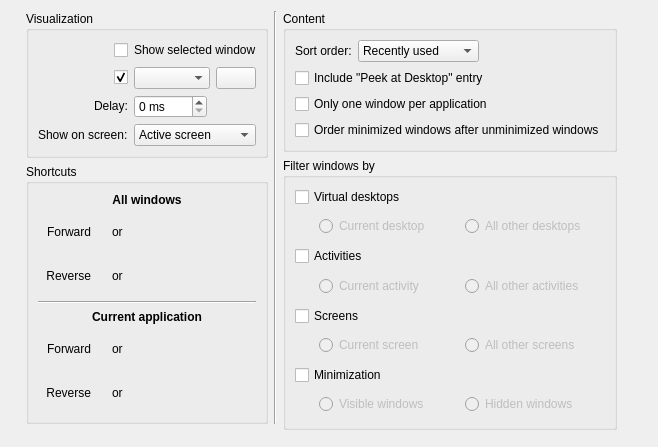
<?xml version="1.0" encoding="UTF-8"?>
<ui version="4.0">
 <class>KWinTabBoxConfigForm</class>
 <widget class="QWidget" name="KWinTabBoxConfigForm">
  <property name="geometry">
   <rect>
    <x>0</x>
    <y>0</y>
    <width>658</width>
    <height>418</height>
   </rect>
  </property>
  <layout class="QHBoxLayout" name="horizontalLayout_2" stretch="1,1,2">
   <item>
    <spacer name="horizontalSpacer_2">
     <property name="orientation">
      <enum>Qt::Horizontal</enum>
     </property>
     <property name="sizeHint" stdset="0">
      <size>
       <width>40</width>
       <height>20</height>
      </size>
     </property>
    </spacer>
   </item>
   <item>
    <layout class="QGridLayout" name="gridLayout_5">
     <item row="0" column="2">
      <widget class="QGroupBox" name="groupBox_3">
       <property name="title">
        <string>Content</string>
       </property>
       <property name="flat">
        <bool>true</bool>
       </property>
       <layout class="QGridLayout" name="gridLayout_2">
        <item row="1" column="0" rowspan="2" colspan="3">
         <widget class="QCheckBox" name="showDesktop">
          <property name="text">
           <string>Include &quot;Peek at Desktop&quot; entry</string>
          </property>
         </widget>
        </item>
        <item row="0" column="1">
         <widget class="QComboBox" name="switchingModeCombo">
          <property name="sizePolicy">
           <sizepolicy hsizetype="MinimumExpanding" vsizetype="Fixed">
            <horstretch>0</horstretch>
            <verstretch>0</verstretch>
           </sizepolicy>
          </property>
          <item>
           <property name="text">
            <string>Recently used</string>
           </property>
          </item>
          <item>
           <property name="text">
            <string>Stacking order</string>
           </property>
          </item>
         </widget>
        </item>
        <item row="3" column="0" colspan="3">
         <widget class="QCheckBox" name="oneAppWindow">
          <property name="text">
           <string>Only one window per application</string>
          </property>
          <property name="checked">
           <bool>false</bool>
          </property>
         </widget>
        </item>
        <item row="4" column="0" colspan="3">
         <widget class="QCheckBox" name="orderMinimized">
          <property name="text">
           <string>Order minimized windows after unminimized windows</string>
          </property>
          <property name="checked">
           <bool>false</bool>
          </property>
         </widget>
        </item>
        <item row="0" column="0">
         <widget class="QLabel" name="label_8">
          <property name="text">
           <string>Sort order:</string>
          </property>
          <property name="buddy">
           <cstring>switchingModeCombo</cstring>
          </property>
         </widget>
        </item>
        <item row="0" column="2">
         <spacer name="horizontalSpacer_4">
          <property name="orientation">
           <enum>Qt::Horizontal</enum>
          </property>
          <property name="sizeHint" stdset="0">
           <size>
            <width>40</width>
            <height>20</height>
           </size>
          </property>
         </spacer>
        </item>
       </layout>
      </widget>
     </item>
     <item row="1" column="2" rowspan="3">
      <widget class="QGroupBox" name="groupBox">
       <property name="title">
        <string>Filter windows by</string>
       </property>
       <property name="flat">
        <bool>true</bool>
       </property>
       <layout class="QVBoxLayout" name="verticalLayout">
        <item>
         <widget class="QCheckBox" name="filterDesktops">
          <property name="text">
           <string>Virtual desktops</string>
          </property>
          <property name="checked">
           <bool>false</bool>
          </property>
         </widget>
        </item>
        <item>
         <widget class="QWidget" name="desktopFilter" native="true">
          <property name="enabled">
           <bool>false</bool>
          </property>
          <layout class="QHBoxLayout" name="horizontalLayout_3">
           <property name="leftMargin">
            <number>0</number>
           </property>
           <property name="topMargin">
            <number>0</number>
           </property>
           <property name="rightMargin">
            <number>0</number>
           </property>
           <property name="bottomMargin">
            <number>0</number>
           </property>
           <item>
            <spacer name="horizontalSpacer_6">
             <property name="orientation">
              <enum>Qt::Horizontal</enum>
             </property>
             <property name="sizeType">
              <enum>QSizePolicy::Fixed</enum>
             </property>
             <property name="sizeHint" stdset="0">
              <size>
               <width>24</width>
               <height>20</height>
              </size>
             </property>
            </spacer>
           </item>
           <item>
            <widget class="QRadioButton" name="currentDesktop">
             <property name="text">
              <string>Current desktop</string>
             </property>
            </widget>
           </item>
           <item>
            <widget class="QRadioButton" name="otherDesktops">
             <property name="text">
              <string>All other desktops</string>
             </property>
            </widget>
           </item>
          </layout>
         </widget>
        </item>
        <item>
         <widget class="QCheckBox" name="filterActivities">
          <property name="text">
           <string>Activities</string>
          </property>
          <property name="checked">
           <bool>false</bool>
          </property>
         </widget>
        </item>
        <item>
         <widget class="QWidget" name="activityFilter" native="true">
          <property name="enabled">
           <bool>false</bool>
          </property>
          <layout class="QHBoxLayout" name="horizontalLayout_4">
           <property name="leftMargin">
            <number>0</number>
           </property>
           <property name="topMargin">
            <number>0</number>
           </property>
           <property name="rightMargin">
            <number>0</number>
           </property>
           <property name="bottomMargin">
            <number>0</number>
           </property>
           <item>
            <spacer name="horizontalSpacer_7">
             <property name="orientation">
              <enum>Qt::Horizontal</enum>
             </property>
             <property name="sizeType">
              <enum>QSizePolicy::Fixed</enum>
             </property>
             <property name="sizeHint" stdset="0">
              <size>
               <width>24</width>
               <height>20</height>
              </size>
             </property>
            </spacer>
           </item>
           <item>
            <widget class="QRadioButton" name="currentActivity">
             <property name="text">
              <string>Current activity</string>
             </property>
            </widget>
           </item>
           <item>
            <widget class="QRadioButton" name="otherActivities">
             <property name="text">
              <string>All other activities</string>
             </property>
            </widget>
           </item>
          </layout>
         </widget>
        </item>
        <item>
         <widget class="QCheckBox" name="filterScreens">
          <property name="text">
           <string>Screens</string>
          </property>
          <property name="checked">
           <bool>false</bool>
          </property>
         </widget>
        </item>
        <item>
         <widget class="QWidget" name="screenFilter" native="true">
          <property name="enabled">
           <bool>false</bool>
          </property>
          <layout class="QHBoxLayout" name="horizontalLayout_7">
           <property name="leftMargin">
            <number>0</number>
           </property>
           <property name="topMargin">
            <number>0</number>
           </property>
           <property name="rightMargin">
            <number>0</number>
           </property>
           <property name="bottomMargin">
            <number>0</number>
           </property>
           <item>
            <spacer name="horizontalSpacer_8">
             <property name="orientation">
              <enum>Qt::Horizontal</enum>
             </property>
             <property name="sizeType">
              <enum>QSizePolicy::Fixed</enum>
             </property>
             <property name="sizeHint" stdset="0">
              <size>
               <width>24</width>
               <height>20</height>
              </size>
             </property>
            </spacer>
           </item>
           <item>
            <widget class="QRadioButton" name="currentScreen">
             <property name="text">
              <string>Current screen</string>
             </property>
            </widget>
           </item>
           <item>
            <widget class="QRadioButton" name="otherScreens">
             <property name="text">
              <string>All other screens</string>
             </property>
            </widget>
           </item>
          </layout>
         </widget>
        </item>
        <item>
         <widget class="QCheckBox" name="filterMinimization">
          <property name="text">
           <string>Minimization</string>
          </property>
          <property name="checked">
           <bool>false</bool>
          </property>
         </widget>
        </item>
        <item>
         <widget class="QWidget" name="minimizationFilter" native="true">
          <property name="enabled">
           <bool>false</bool>
          </property>
          <layout class="QHBoxLayout" name="horizontalLayout_6">
           <property name="leftMargin">
            <number>0</number>
           </property>
           <property name="topMargin">
            <number>0</number>
           </property>
           <property name="rightMargin">
            <number>0</number>
           </property>
           <property name="bottomMargin">
            <number>0</number>
           </property>
           <item>
            <spacer name="horizontalSpacer_9">
             <property name="orientation">
              <enum>Qt::Horizontal</enum>
             </property>
             <property name="sizeType">
              <enum>QSizePolicy::Fixed</enum>
             </property>
             <property name="sizeHint" stdset="0">
              <size>
               <width>24</width>
               <height>20</height>
              </size>
             </property>
            </spacer>
           </item>
           <item>
            <widget class="QRadioButton" name="visibleWindows">
             <property name="text">
              <string>Visible windows</string>
             </property>
            </widget>
           </item>
           <item>
            <widget class="QRadioButton" name="hiddenWindows">
             <property name="text">
              <string>Hidden windows</string>
             </property>
            </widget>
           </item>
          </layout>
         </widget>
        </item>
       </layout>
      </widget>
     </item>
     <item row="3" column="0" rowspan="2">
      <spacer name="verticalSpacer">
       <property name="orientation">
        <enum>Qt::Vertical</enum>
       </property>
       <property name="sizeHint" stdset="0">
        <size>
         <width>20</width>
         <height>40</height>
        </size>
       </property>
      </spacer>
     </item>
     <item row="4" column="2">
      <spacer name="verticalSpacer_2">
       <property name="orientation">
        <enum>Qt::Vertical</enum>
       </property>
       <property name="sizeHint" stdset="0">
        <size>
         <width>20</width>
         <height>40</height>
        </size>
       </property>
      </spacer>
     </item>
     <item row="2" column="0">
      <widget class="QGroupBox" name="groupBox_4">
       <property name="title">
        <string>Shortcuts</string>
       </property>
       <property name="flat">
        <bool>true</bool>
       </property>
       <layout class="QGridLayout" name="gridLayout_4">
        <item row="1" column="0">
         <widget class="QLabel" name="label_3">
          <property name="text">
           <string>Forward</string>
          </property>
          <property name="alignment">
           <set>Qt::AlignRight|Qt::AlignTrailing|Qt::AlignVCenter</set>
          </property>
         </widget>
        </item>
        <item row="3" column="0" colspan="4">
         <widget class="Line" name="line">
          <property name="orientation">
           <enum>Qt::Horizontal</enum>
          </property>
         </widget>
        </item>
        <item row="0" column="0" colspan="4">
         <widget class="QLabel" name="label">
          <property name="font">
           <font>
            <weight>75</weight>
            <bold>true</bold>
           </font>
          </property>
          <property name="text">
           <string>All windows</string>
          </property>
          <property name="alignment">
           <set>Qt::AlignCenter</set>
          </property>
         </widget>
        </item>
        <item row="2" column="0">
         <widget class="QLabel" name="label_4">
          <property name="text">
           <string>Reverse</string>
          </property>
          <property name="alignment">
           <set>Qt::AlignRight|Qt::AlignTrailing|Qt::AlignVCenter</set>
          </property>
         </widget>
        </item>
        <item row="5" column="0">
         <widget class="QLabel" name="label_5">
          <property name="text">
           <string>Forward</string>
          </property>
          <property name="alignment">
           <set>Qt::AlignRight|Qt::AlignTrailing|Qt::AlignVCenter</set>
          </property>
         </widget>
        </item>
        <item row="6" column="0">
         <widget class="QLabel" name="label_6">
          <property name="text">
           <string>Reverse</string>
          </property>
          <property name="alignment">
           <set>Qt::AlignRight|Qt::AlignTrailing|Qt::AlignVCenter</set>
          </property>
         </widget>
        </item>
        <item row="6" column="1" colspan="3">
         <widget class="QWidget" name="scCurrentReverseContainer">
          <layout class="QHBoxLayout" name="scCurrentReverseLayout">
           <item>
            <widget class="KKeySequenceWidget" name="scCurrentReverse" native="true"/>
           </item>
           <item>
           <widget class="QLabel" name="scCurrentReverseOr">
            <property name="text">
             <string>or</string>
            </property>
           </widget>
           </item>
           <item>
            <widget class="KKeySequenceWidget" name="scCurrentReverseAlternate" native="true"/>
           </item>
           <item>
            <spacer name="scCurrentReverseSpacer">
             <property name="orientation">
              <enum>Qt::Horizontal</enum>
             </property>
             <property name="sizeHint" stdset="0">
              <size>
               <width>40</width>
               <height>20</height>
              </size>
             </property>
            </spacer>
           </item>
          </layout>
         </widget>
        </item>
        <item row="5" column="1" colspan="3">
         <widget class="QWidget" name="scCurrentContainer">
          <layout class="QHBoxLayout" name="scCurrentLayout">
           <item>
            <widget class="KKeySequenceWidget" name="scCurrent" native="true"/>
           </item>
           <item>
           <widget class="QLabel" name="scCurrentOr">
            <property name="text">
             <string>or</string>
            </property>
           </widget>
           </item>
           <item>
            <widget class="KKeySequenceWidget" name="scCurrentAlternate" native="true"/>
           </item>
           <item>
            <spacer name="scCurrentSpacer">
             <property name="orientation">
              <enum>Qt::Horizontal</enum>
             </property>
             <property name="sizeHint" stdset="0">
              <size>
               <width>40</width>
               <height>20</height>
              </size>
             </property>
            </spacer>
           </item>
          </layout>
         </widget>
        </item>
        <item row="4" column="0" colspan="4">
         <widget class="QLabel" name="label_2">
          <property name="font">
           <font>
            <weight>75</weight>
            <bold>true</bold>
           </font>
          </property>
          <property name="text">
           <string>Current application</string>
          </property>
          <property name="alignment">
           <set>Qt::AlignCenter</set>
          </property>
         </widget>
        </item>
        <item row="2" column="1" colspan="3">
         <widget class="QWidget" name="scAllReverseContainer">
          <layout class="QHBoxLayout" name="scAllReverseLayout">
           <item>
            <widget class="KKeySequenceWidget" name="scAllReverse" native="true"/>
           </item>
           <item>
           <widget class="QLabel" name="scAllReverseOr">
            <property name="text">
             <string>or</string>
            </property>
           </widget>
           </item>
           <item>
            <widget class="KKeySequenceWidget" name="scAllReverseAlternate" native="true"/>
           </item>
           <item>
            <spacer name="scAllReverseSpacer">
             <property name="orientation">
              <enum>Qt::Horizontal</enum>
             </property>
             <property name="sizeHint" stdset="0">
              <size>
               <width>40</width>
               <height>20</height>
              </size>
             </property>
            </spacer>
           </item>
          </layout>
         </widget>
        </item>
        <item row="1" column="1" colspan="3">
         <widget class="QWidget" name="scAllContainer">
          <layout class="QHBoxLayout" name="scAllLayout">
           <item>
            <widget class="KKeySequenceWidget" name="scAll" native="true"/>
           </item>
           <item>
           <widget class="QLabel" name="scAllOr">
            <property name="text">
             <string>or</string>
            </property>
           </widget>
           </item>
           <item>
            <widget class="KKeySequenceWidget" name="scAllAlternate" native="true"/>
           </item>
           <item>
            <spacer name="scAllSpacer">
             <property name="orientation">
              <enum>Qt::Horizontal</enum>
             </property>
             <property name="sizeHint" stdset="0">
              <size>
               <width>40</width>
               <height>20</height>
              </size>
             </property>
            </spacer>
           </item>
          </layout>
         </widget>
        </item>
       </layout>
      </widget>
     </item>
     <item row="0" column="0" rowspan="2">
      <widget class="QGroupBox" name="groupBox_2">
       <property name="title">
        <string>Visualization</string>
       </property>
       <property name="flat">
        <bool>true</bool>
       </property>
       <layout class="QGridLayout" name="gridLayout_3">
        <item row="0" column="0" alignment="Qt::AlignRight|Qt::AlignVCenter">
         <widget class="QCheckBox" name="kcfg_HighlightWindows">
          <property name="toolTip">
           <string>The currently selected window will be highlighted by fading out all other windows. This option requires desktop effects to be active.</string>
          </property>
          <property name="text">
           <string/>
          </property>
         </widget>
        </item>
        <item row="0" column="1" alignment="Qt::AlignLeft|Qt::AlignVCenter">
         <widget class="QLabel" name="label_HighlightWindows">
          <property name="text">
           <string>Show selected window</string>
          </property>
          <property name="buddy">
           <cstring>kcfg_HighlightWindows</cstring>
          </property>
         </widget>
        </item>
        <item row="1" column="0" alignment="Qt::AlignRight|Qt::AlignVCenter">
         <widget class="QCheckBox" name="kcfg_ShowTabBox">
          <property name="toolTip">
           <string>Enable the window list effect</string>
          </property>
          <property name="text">
           <string/>
          </property>
          <property name="checked">
           <bool>true</bool>
          </property>
         </widget>
        </item>
        <item row="1" column="1">
         <widget class="QWidget" name="widget_6" native="true">
          <layout class="QHBoxLayout" name="horizontalLayout">
           <property name="leftMargin">
            <number>0</number>
           </property>
           <property name="topMargin">
            <number>0</number>
           </property>
           <property name="rightMargin">
            <number>0</number>
           </property>
           <property name="bottomMargin">
            <number>0</number>
           </property>
           <item>
            <widget class="QComboBox" name="effectCombo">
             <property name="sizePolicy">
              <sizepolicy hsizetype="MinimumExpanding" vsizetype="Fixed">
               <horstretch>0</horstretch>
               <verstretch>0</verstretch>
              </sizepolicy>
             </property>
             <property name="toolTip">
              <string>The effect to replace the list window when desktop effects are active.</string>
             </property>
            </widget>
           </item>
           <item>
            <widget class="QPushButton" name="effectPreviewButton">
             <property name="sizePolicy">
              <sizepolicy hsizetype="Minimum" vsizetype="Fixed">
               <horstretch>0</horstretch>
               <verstretch>0</verstretch>
              </sizepolicy>
             </property>
             <property name="icon">
              <iconset theme="view-preview"/>
             </property>
            </widget>
           </item>
          </layout>
         </widget>
        </item>
        <item row="2" column="0" alignment="Qt::AlignRight|Qt::AlignVCenter">
         <widget class="QLabel" name="label_DelayTime">
          <property name="whatsThis">
           <string>The time in milliseconds to wait before showing the task switcher.</string>
          </property>
          <property name="text">
           <string>Delay:</string>
          </property>
          <property name="buddy">
           <cstring>kcfg_DelayTime</cstring>
          </property>
         </widget>
        </item>
        <item row="2" column="1" alignment="Qt::AlignLeft|Qt::AlignVCenter">
         <widget class="QSpinBox" name="kcfg_DelayTime">
          <property name="sizePolicy">
           <sizepolicy hsizetype="Fixed" vsizetype="Fixed">
            <horstretch>0</horstretch>
            <verstretch>0</verstretch>
           </sizepolicy>
          </property>
          <property name="suffix">
           <string> ms</string>
          </property>
          <property name="minimum">
           <number>0</number>
          </property>
          <property name="maximum">
           <number>5000</number>
          </property>
          <property name="singleStep">
           <number>50</number>
          </property>
          <property name="value">
           <number>0</number>
          </property>
          <property name="toolTip">
           <string>Delay before the window list appears</string>
          </property>
         </widget>
        </item>
        <item row="3" column="0">
         <widget class="QLabel" name="label_showScreen">
          <property name="text">
           <string>Show on screen:</string>
          </property>
          <property name="buddy">
           <cstring>showScreenCombo</cstring>
          </property>
         </widget>
        </item>
        <item row="3" column="1">
         <widget class="QComboBox" name="showScreenCombo">
          <property name="sizePolicy">
           <sizepolicy hsizetype="MinimumExpanding" vsizetype="Fixed">
            <horstretch>0</horstretch>
            <verstretch>0</verstretch>
           </sizepolicy>
          </property>
          <property name="toolTip">
           <string>Select which screen the task switcher should be displayed on.</string>
          </property>
          <item>
           <property name="text">
            <string>Active screen</string>
           </property>
          </item>
          <item>
           <property name="text">
            <string>Primary screen</string>
           </property>
          </item>
         </widget>
        </item>
       </layout>
      </widget>
     </item>
     <item row="0" column="1" rowspan="3">
      <widget class="Line" name="line_2">
       <property name="orientation">
        <enum>Qt::Vertical</enum>
       </property>
      </widget>
     </item>
    </layout>
   </item>
   <item>
    <spacer name="horizontalSpacer">
     <property name="orientation">
      <enum>Qt::Horizontal</enum>
     </property>
     <property name="sizeHint" stdset="0">
      <size>
       <width>40</width>
       <height>20</height>
      </size>
     </property>
    </spacer>
   </item>
  </layout>
 </widget>
 <customwidgets>
  <customwidget>
   <class>KKeySequenceWidget</class>
   <extends>QWidget</extends>
   <header>kkeysequencewidget.h</header>
  </customwidget>
 </customwidgets>
 <tabstops>
  <tabstop>kcfg_HighlightWindows</tabstop>
  <tabstop>kcfg_ShowTabBox</tabstop>
  <tabstop>effectCombo</tabstop>
  <tabstop>effectPreviewButton</tabstop>
  <tabstop>showScreenCombo</tabstop>
  <tabstop>switchingModeCombo</tabstop>
  <tabstop>showDesktop</tabstop>
  <tabstop>oneAppWindow</tabstop>
  <tabstop>filterDesktops</tabstop>
  <tabstop>currentDesktop</tabstop>
  <tabstop>otherDesktops</tabstop>
  <tabstop>filterActivities</tabstop>
  <tabstop>currentActivity</tabstop>
  <tabstop>otherActivities</tabstop>
  <tabstop>filterScreens</tabstop>
  <tabstop>currentScreen</tabstop>
  <tabstop>otherScreens</tabstop>
  <tabstop>filterMinimization</tabstop>
  <tabstop>visibleWindows</tabstop>
  <tabstop>hiddenWindows</tabstop>
 </tabstops>
 <resources/>
 <connections>
  <connection>
   <sender>filterDesktops</sender>
   <signal>toggled(bool)</signal>
   <receiver>desktopFilter</receiver>
   <slot>setEnabled(bool)</slot>
   <hints>
    <hint type="sourcelabel">
     <x>541</x>
     <y>172</y>
    </hint>
    <hint type="destinationlabel">
     <x>701</x>
     <y>197</y>
    </hint>
   </hints>
  </connection>
  <connection>
   <sender>filterActivities</sender>
   <signal>toggled(bool)</signal>
   <receiver>activityFilter</receiver>
   <slot>setEnabled(bool)</slot>
   <hints>
    <hint type="sourcelabel">
     <x>543</x>
     <y>222</y>
    </hint>
    <hint type="destinationlabel">
     <x>701</x>
     <y>247</y>
    </hint>
   </hints>
  </connection>
  <connection>
   <sender>filterScreens</sender>
   <signal>toggled(bool)</signal>
   <receiver>screenFilter</receiver>
   <slot>setEnabled(bool)</slot>
   <hints>
    <hint type="sourcelabel">
     <x>555</x>
     <y>272</y>
    </hint>
    <hint type="destinationlabel">
     <x>701</x>
     <y>297</y>
    </hint>
   </hints>
  </connection>
  <connection>
   <sender>filterMinimization</sender>
   <signal>toggled(bool)</signal>
   <receiver>minimizationFilter</receiver>
   <slot>setEnabled(bool)</slot>
   <hints>
    <hint type="sourcelabel">
     <x>558</x>
     <y>322</y>
    </hint>
    <hint type="destinationlabel">
     <x>701</x>
     <y>347</y>
    </hint>
   </hints>
  </connection>
  <connection>
   <sender>kcfg_ShowTabBox</sender>
   <signal>toggled(bool)</signal>
   <receiver>widget_6</receiver>
   <slot>setEnabled(bool)</slot>
   <hints>
    <hint type="sourcelabel">
     <x>164</x>
     <y>125</y>
    </hint>
    <hint type="destinationlabel">
     <x>230</x>
     <y>108</y>
    </hint>
   </hints>
  </connection>
 </connections>
</ui>
